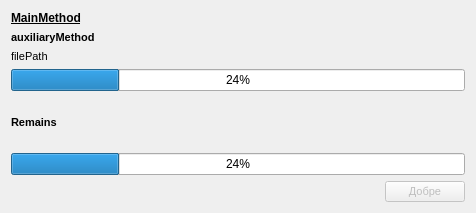
<?xml version="1.0" encoding="UTF-8"?>
<ui version="4.0">
 <class>BootWindow</class>
 <widget class="QDialog" name="BootWindow">
  <property name="geometry">
   <rect>
    <x>0</x>
    <y>0</y>
    <width>476</width>
    <height>213</height>
   </rect>
  </property>
  <property name="windowTitle">
   <string>Dialog</string>
  </property>
  <layout class="QGridLayout" name="gridLayout">
   <item row="0" column="0">
    <layout class="QHBoxLayout" name="horizontalLayout">
     <item>
      <layout class="QVBoxLayout" name="verticalLayout">
       <item>
        <widget class="QLabel" name="lbl_main">
         <property name="font">
          <font>
           <pointsize>9</pointsize>
           <weight>75</weight>
           <bold>true</bold>
           <underline>true</underline>
          </font>
         </property>
         <property name="text">
          <string>MainMethod</string>
         </property>
        </widget>
       </item>
       <item>
        <widget class="QLabel" name="lbl_auxiliary">
         <property name="font">
          <font>
           <pointsize>8</pointsize>
           <weight>75</weight>
           <bold>true</bold>
          </font>
         </property>
         <property name="text">
          <string>auxiliaryMethod</string>
         </property>
        </widget>
       </item>
       <item>
        <widget class="QLabel" name="lbl_fPath">
         <property name="font">
          <font>
           <pointsize>8</pointsize>
          </font>
         </property>
         <property name="text">
          <string>filePath</string>
         </property>
        </widget>
       </item>
      </layout>
     </item>
    </layout>
   </item>
   <item row="1" column="0">
    <widget class="QProgressBar" name="progressBar">
     <property name="value">
      <number>24</number>
     </property>
    </widget>
   </item>
   <item row="2" column="0">
    <layout class="QHBoxLayout" name="horizontalLayout_3">
     <item>
      <widget class="QLabel" name="lbl_Remains">
       <property name="font">
        <font>
         <pointsize>8</pointsize>
         <weight>75</weight>
         <bold>true</bold>
        </font>
       </property>
       <property name="text">
        <string>Remains</string>
       </property>
      </widget>
     </item>
     <item>
      <spacer name="horizontalSpacer_3">
       <property name="orientation">
        <enum>Qt::Horizontal</enum>
       </property>
       <property name="sizeHint" stdset="0">
        <size>
         <width>40</width>
         <height>20</height>
        </size>
       </property>
      </spacer>
     </item>
    </layout>
   </item>
   <item row="3" column="0">
    <widget class="QProgressBar" name="progressBar_2">
     <property name="value">
      <number>24</number>
     </property>
    </widget>
   </item>
   <item row="4" column="0">
    <layout class="QHBoxLayout" name="horizontalLayout_2">
     <item>
      <spacer name="horizontalSpacer_2">
       <property name="orientation">
        <enum>Qt::Horizontal</enum>
       </property>
       <property name="sizeHint" stdset="0">
        <size>
         <width>40</width>
         <height>20</height>
        </size>
       </property>
      </spacer>
     </item>
     <item>
      <widget class="QPushButton" name="btn_complete">
       <property name="enabled">
        <bool>false</bool>
       </property>
       <property name="font">
        <font>
         <pointsize>8</pointsize>
        </font>
       </property>
       <property name="text">
        <string>Добре</string>
       </property>
      </widget>
     </item>
    </layout>
   </item>
  </layout>
 </widget>
 <resources/>
 <connections>
  <connection>
   <sender>btn_complete</sender>
   <signal>clicked()</signal>
   <receiver>BootWindow</receiver>
   <slot>accept()</slot>
   <hints>
    <hint type="sourcelabel">
     <x>440</x>
     <y>189</y>
    </hint>
    <hint type="destinationlabel">
     <x>472</x>
     <y>55</y>
    </hint>
   </hints>
  </connection>
 </connections>
</ui>
